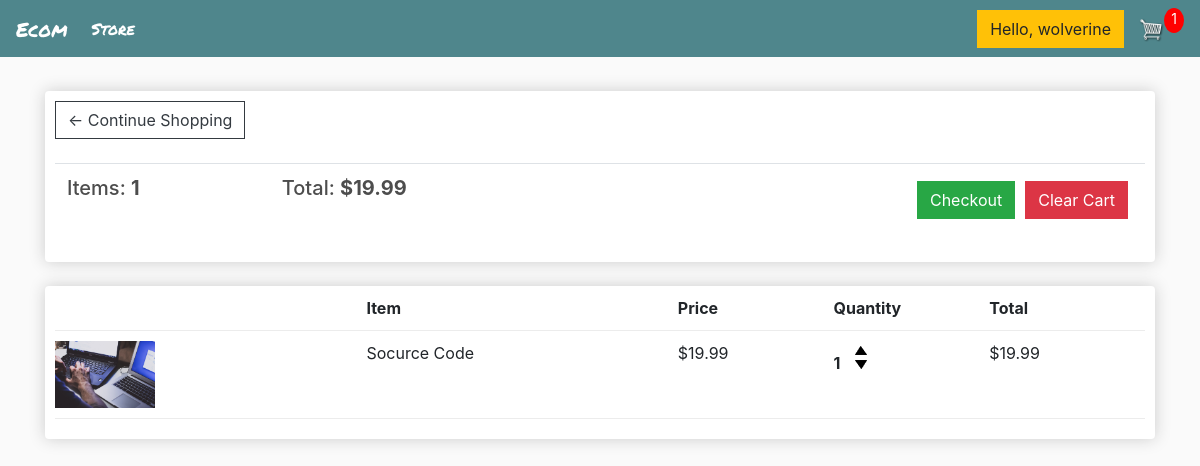
The app's page /cart/ (signed in), older data.
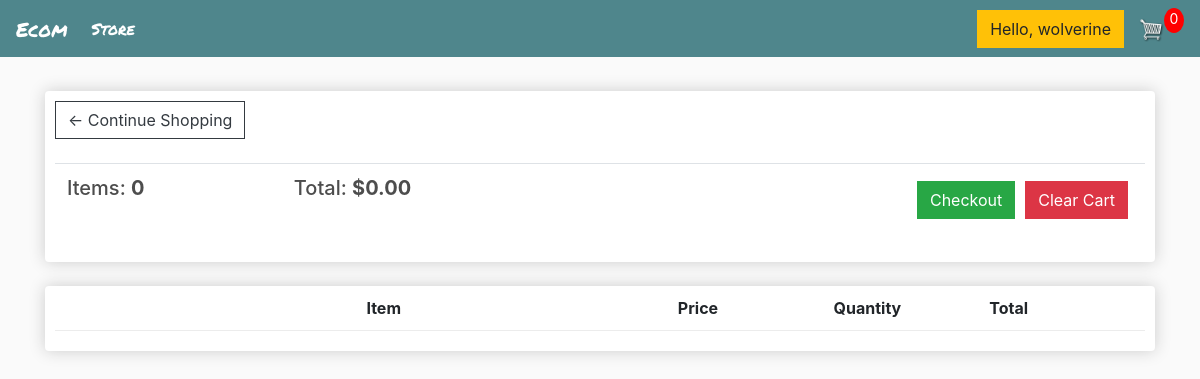
The same page, newer data.
### store/models.py (models this page shows, shortened)
class Order(models.Model):
    customer = models.ForeignKey(Customer, on_delete=models.SET_NULL, null = True, blank = True)
    date_ordered = models.DateTimeField(auto_now_add = True)
    complete = models.BooleanField(default = False)
    transaction_id = models.CharField(max_length=100, null=True)
    @property
    def get_cart_total(self):
        orderitems = self.orderitem_set.all()
        total = sum([item.get_total for item in orderitems])
        return total
    @property
    def get_cart_items(self):
        orderitems = self.orderitem_set.all()
        total = sum([item.quantity for item in orderitems])
        return total

class OrderItem(models.Model):
    product = models.ForeignKey(Product, on_delete = models.SET_NULL, null = True)
    order = models.ForeignKey(Order, on_delete=models.SET_NULL, null=True)
    quantity = models.IntegerField(default = 0, null = True, blank = True)
    date_added = models.DateTimeField(auto_now_add=True)
    @property
    def get_total(self):
        total = self.product.price * self.quantity
        return total

class Product(models.Model):
    name = models.CharField(max_length=200, null=True)
    price = models.DecimalField(max_digits=7,decimal_places=2)
    digital = models.BooleanField(default = False, null=True, blank = False)
    image = models.ImageField(null=True, blank=True)
    @property
    def imageURL(self):
        try:
            url = self.image.url
        except:
            url = ""
        return url

### store/views.py (the view)
# urls.py: path('cart/',views.cart, name="cart"),
def cart(request):
    data = cartData(request)
    cartItems = data['cartItems']
    order = data['order']
    items = data['items']
    context = {'items':items, 'order':order, 'cartItems': cartItems}
    return render(request, 'store/cart.html', context)

### store/utils.py (called while the page is built)
def cartData(request):
    if request.user.is_authenticated:
        customer = request.user.customer
        order, created = Order.objects.get_or_create(customer = customer, complete = False)
        items = order.orderitem_set.all()
        cartItems = order.get_cart_items
    else:
        cookieData = cookieCart(request)
        cartItems = cookieData['cartItems']
        order = cookieData['order']
        items = cookieData['items']
    return {'items':items, 'order':order, 'cartItems': cartItems}

### store/templates/store/cart.html (shortened to what this page needs)
{% extends 'store/main.html' %}
{% load static %}
{% block content %}
<div class="row">
    <div class="col-lg-12">
        <div class="box-element">
            <a class="btn btn-outline-dark" href="{% url 'store' %}">&#x2190; Continue Shopping</a>
            <br>
            <br>
            <table class="table">
                <tr>
                    <th>
                        <h5>Items: <strong>{{order.get_cart_items}}</strong></h5>
                    </th>
                    <th>
                        <h5>Total: <strong>${{order.get_cart_total|floatformat:2}}</strong></h5>
                    </th>
                    <th>
                        <button data-order = "{{order.id}}" style="float:right; margin:5px;" id="clear-cart" class="btn btn-danger">Clear Cart</button>
                        <a style="float:right; margin:5px;" class="btn btn-success"
                            href="{% url 'checkout' %}">Checkout</a>
                    </th>
                </tr>
            </table>
        </div>
        <br>
        <div class="box-element">
            <div class="cart-row">
                <div style="flex:2"></div>
                <div style="flex:2"><strong>Item</strong></div>
                <div style="flex:1"><strong>Price</strong></div>
                <div style="flex:1"><strong>Quantity</strong></div>
                <div style="flex:1"><strong>Total</strong></div>
            </div>
            {% for item in items %}
            <div class="cart-row">
                <div style="flex:2"><img class="row-image" src="{{item.product.imageURL}}"></div>
                <div style="flex:2">
                    <p>{{item.product.name}}</p>
                </div>
                <div style="flex:1">
                    <p>${{item.product.price|floatformat:2}}</p>
                </div>
                <div style="flex:1">
                    <p class="quantity">{{item.quantity}}</p>
                    <div class="quantity">
                        <img data-product="{{item.product.id}}" data-action = "add" class="chg-quantity update-cart" src="{% static  'images/arrow-up.png' %}">
                        <img data-product="{{item.product.id}}" data-action = "remove" class="chg-quantity update-cart" src="{% static  'images/arrow-down.png' %}">
                    </div>
                </div>
                <div style="flex:1">
                    <p>${{item.get_total}}</p>
                </div>
            </div>
            {% endfor %}
        </div>
    </div>
</div>
{% endblock content %}

### store/templates/store/main.html (shortened to what this page needs)
<!DOCTYPE html>
{% load static %}
<html>
<head>
    <link rel="stylesheet" href="https://stackpath.bootstrapcdn.com/bootstrap/4.4.1/css/bootstrap.min.css"
>
    <link rel="stylesheet" type="text/css" href="{% static 'css/main.css' %}">
</head>
<body>
        <nav class="navbar sticky-top navbar-expand-lg navbar-dark bg-dark ">
            <a class="navbar-brand" id="font" href="{% url 'store' %}">Ecom</a>
            <div class="collapse navbar-collapse" id="navbarSupportedContent">
                <ul class="navbar-nav mr-auto">
                    <li class="nav-item active">
                        <a class="nav-link" id="font" href="{% url 'store' %}">Store <span class="sr-only">(current)</span></a>
                    </li>
                </ul>
                <div class="form-inline my-2 my-lg-0">
                    <a href="#" class="btn btn-warning">Hello, {{request.user}}</a>
                    <a href="{% url 'cart' %}">
                        <img id="cart-icon" src="{% static 'images/cart.png' %}">
                    </a>
                    <p id="cart-total">{{cartItems}}</p>
                </div>
            </div>
        </nav>
        <div class="container">
            <br>
            {% block content %}
            {% endblock content %}
        </div>
</body>
</html>

Row changes from the older to the newer data that the page shows:
no longer on this page (row edited): Order: get_cart_items "1", get_cart_total "19.99"
removed OrderItem: product.imageURL (picture), product.name "Socurce Code", product.price "19.99", quantity "1", get_total "19.99"
added Order: get_cart_items "0", get_cart_total "0.00"
Text that changed along with them:
{{ cartItems }}: "1" → "0"
